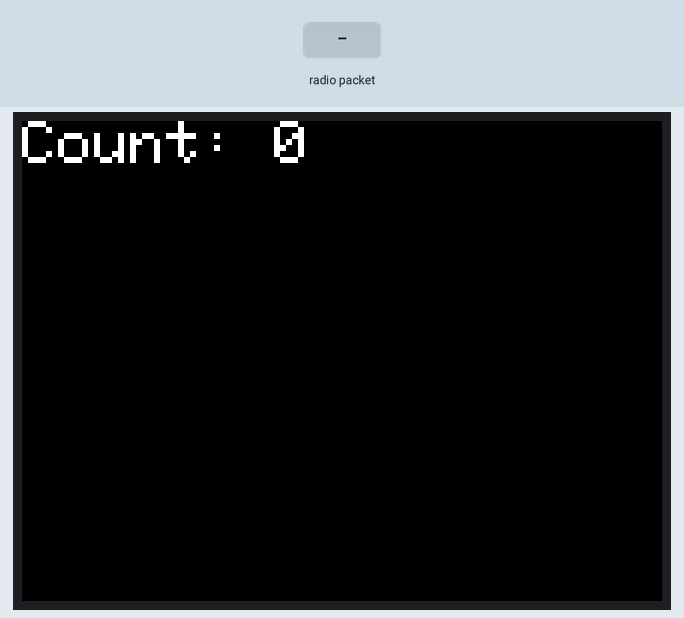
Bench run of a program on a simulated ESP32. On the bench: 320×240 colour display. The test bench sets the inputs (shaded band). What the program prints to the serial monitor is not drawn.

Above: at 1.4 s.
1.5 s: radio packet "1" arrives
At 4.4 s:
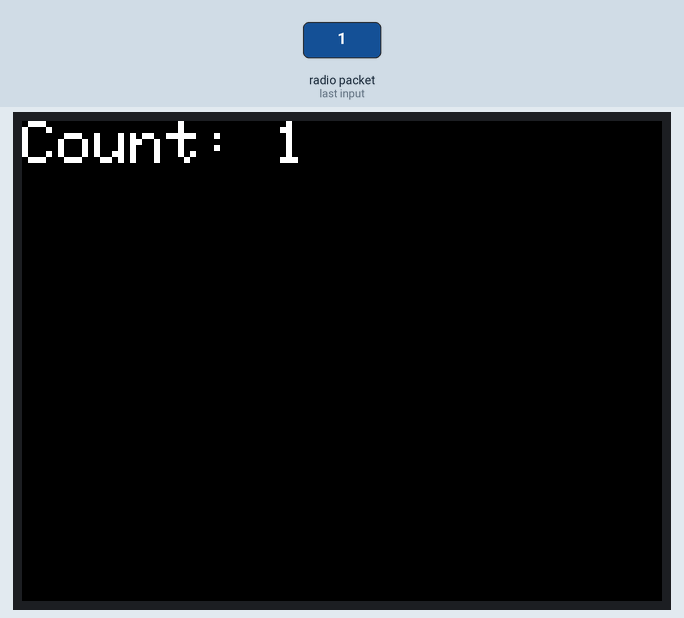
Timing chart, 0 to 5.9 s (numbered marks = the images above; inputs shaded):
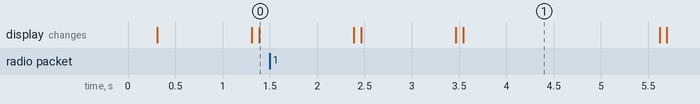

The program:

main.cpp
```cpp
// #include <M5Unified.h>
// #include <WiFi.h>
// #include <esp_now.h>
// int count = 0;


// void onReceive(const uint8_t *mac, const uint8_t *incomingData, int len) { //*macは送信元のMACアドレス、incomingDataは送信されたデータ、lenはデータの長さ
//   if (incomingData[0] == 1) {
//     M5.Lcd.fillScreen(BLACK);
//     M5.Lcd.setCursor(0, 0);
//     M5.Lcd.setTextSize(4);
//     M5.Lcd.setTextColor(WHITE);
//     M5.Lcd.println("Push");
//     count = count+1;

//   }
// }

// void setup() {
//   Serial.begin(115200);
//   M5.begin();
//   M5.Lcd.fillScreen(BLACK);
//   M5.Lcd.setCursor(0, 0);
//   M5.Lcd.setTextSize(3);
//   M5.Lcd.setTextColor(WHITE);
//   WiFi.mode(WIFI_STA);
//   WiFi.disconnect();

//   if (esp_now_init() == ESP_OK) {
//     Serial.println("ESPNow Init Success");
//     M5.Lcd.println("ESPNow Init Success!");
//   } else {
//     Serial.println("ESPNow Init Failed");
//     delay(3000);
//     ESP.restart();
//   }

//   esp_now_register_recv_cb(onReceive);
// }

// void loop() {
//   // Serial.println("ESPNow Init Success");
//   M5.Lcd.print(count);
//   delay(1000);
// }


#include <M5Unified.h>
#include <WiFi.h>
#include <esp_now.h>
#include <esp_wifi.h>

int count = 0;

void onReceive(const uint8_t *mac, const uint8_t *incomingData, int len) {
  count++;
  Serial.print("Received data: ");
  for (int i = 0; i < len; i++) {
    Serial.print(incomingData[i]);
    Serial.print(" ");
  }
  Serial.println();

  if (incomingData[0] == 1) {
    M5.Lcd.fillScreen(BLACK);
    M5.Lcd.setCursor(0, 0);
    M5.Lcd.setTextSize(4);
    M5.Lcd.setTextColor(WHITE);
    M5.Lcd.println("Push");
    count++;
  }
}

void setup() {
  Serial.begin(115200);
  M5.begin();
  M5.Lcd.fillScreen(BLACK);
  M5.Lcd.setCursor(0, 0);
  M5.Lcd.setTextSize(3);
  M5.Lcd.setTextColor(WHITE);

  WiFi.mode(WIFI_STA);
  WiFi.disconnect();

  esp_wifi_set_channel(8, WIFI_SECOND_CHAN_NONE);//チャンネルを設定！！！超大事！！！

  if (esp_now_init() == ESP_OK) {
    Serial.println("ESPNow Init Success");
    M5.Lcd.println("ESPNow Init Success!");
  } else {
    Serial.println("ESPNow Init Failed");
    delay(3000);
    ESP.restart();
  }

  esp_now_register_recv_cb(onReceive);
}

void loop() {
  M5.Lcd.fillScreen(BLACK);
  M5.Lcd.setCursor(0, 0);
  M5.Lcd.setTextSize(3);
  M5.Lcd.setTextColor(WHITE);
  M5.Lcd.printf("Count: %d", count);
  delay(1000);
}


///////////////////////////////////////////////////////////////
////////////////////MACアドレス確認/////////////////////////////
///////////////////////////////////////////////////////////////
// #include <M5Unified.h>
// #include <WiFi.h>

// void setup() {
//   M5.begin();
//   Serial.begin(115200);
//   WiFi.mode(WIFI_STA);
//   WiFi.disconnect();
//   delay(100);


//   // MACアドレスを取得
//   uint8_t mac[6];
//   WiFi.macAddress(mac);
//   Serial.print("MAC Address: ");
//   for (int i = 0; i < 6; i++) {
//     Serial.printf("%02X", mac[i]);
//     if (i < 5) Serial.print(":");
//   }
//   Serial.println();
// }

// void loop() {
//   // 何もしない
// }
///////////////////////////////////////////////////////////////
////////////////////MACアドレス確認/////////////////////////////
///////////////////////////////////////////////////////////////
```

Measured:
- after the input at 1.5 s, the display: first differs from a run without the input after 0.96 s (image 1)
